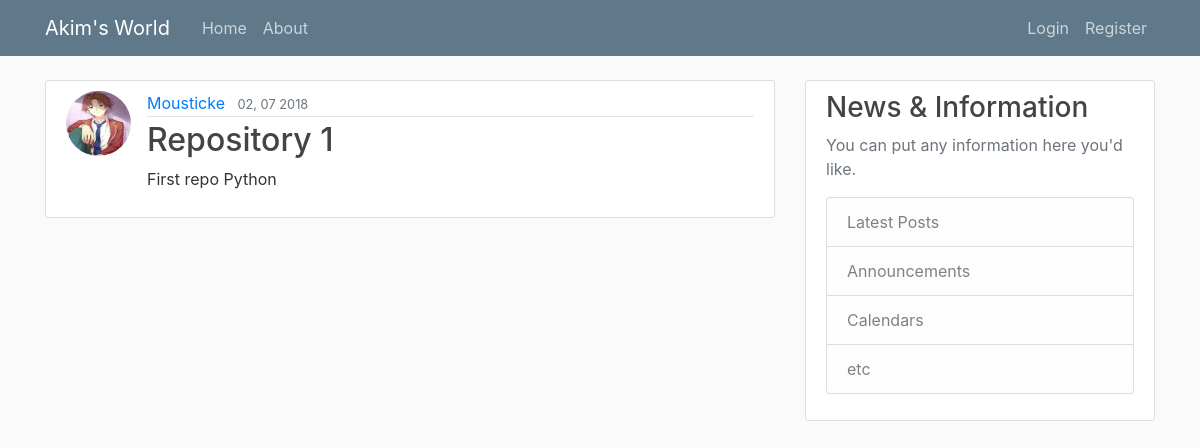
/posts/1, run on the app's committed database.
### flaskwebapp/models.py (models this page shows, shortened)
class User(db.Model, UserMixin):
    id = db.Column(db.Integer, primary_key=True)
    username = db.Column(db.String(20), unique=True, nullable=False)
    email = db.Column(db.String(120), unique=True, nullable=False)
    image_file = db.Column(db.String(20), nullable=False, default='default.jpg')
    password = db.Column(db.String(60), nullable=False)
    posts = db.relationship('Post', backref='author', lazy=True)

class Post(db.Model):
    id = db.Column(db.Integer, primary_key=True)
    title = db.Column(db.String(100), nullable=False)
    date_posted = db.Column(db.DateTime, nullable=False, default=datetime.utcnow)
    content = db.Column(db.Text, nullable=False)
    user_id =  db.Column(db.Integer, db.ForeignKey('user.id'), nullable=False)

### flaskwebapp/routes.py (the view)
@app.route("/posts/<int:post_id>")
def post(post_id):
    post = Post.query.get_or_404(post_id)
    return render_template('post.html', title=post.title, post=post)

### flaskwebapp/templates/post.html (shortened to what this page needs)
{% extends "layout.html" %}
{% block content %}
    <article class="media content-section">
        <img class="rounded-circle article-img" src="{{ url_for('static', filename='profile_pics/' + post.author.image_file) }}" alt="">
        <div class="media-body">
            <div class="article-metadata">
                <a class="mr-2" href="#">{{ post.author.username }}</a>
                <small class="text-muted">{{ post.date_posted.strftime('%M, %d %Y') }}</small>
            </div>
            <h2 class="article-title">{{ post.title }}</h2>
            <p class="article-content">{{ post.content }}</p>
        </div>
    </article>
{% endblock content %}

### flaskwebapp/static/main.css (style rules this page uses)
body { background: #fafafa; color: #333333; margin-top: 5rem; }
h1, h2, h3, h4, h5, h6 { color: #444444; }
.content-section { background: #ffffff; padding: 10px 20px; border: 1px solid #dddddd; border-radius: 3px; margin-bottom: 20px; }
.article-title { color: #444444; }
.article-content { white-space: pre-line; }
.article-img { height: 65px; width: 65px; margin-right: 16px; }
.article-metadata { padding-bottom: 1px; margin-bottom: 4px; border-bottom: 1px solid #e3e3e3 }

### data on the page
User: image_file (picture), author.username "Mousticke"
Post: date_posted "02, 07 2018", title "Repository 1", content "First repo Python"
